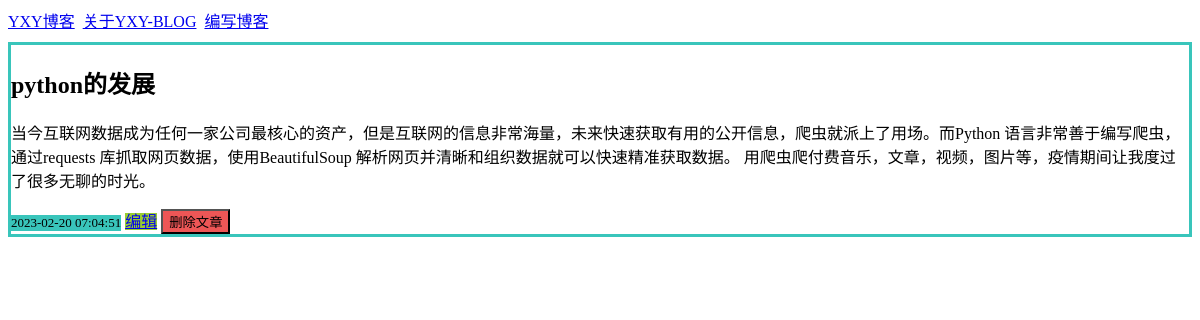
Page /blog/12 on the committed database.
### tables this page shows
CREATE TABLE blog (
    id INTEGER PRIMARY KEY AUTOINCREMENT,
    created TIMESTAMP NOT NULL DEFAULT CURRENT_TIMESTAMP,
    title TEXT NOT NULL,
    content TEXT NOT NULL
);

### app.py (the view)
@app.route('/blog/<int:blog_id>')
def blog(blog_id):
    blog = get_db_data_by_id(blog_id)
    return render_template('blog.html', blog=blog)

### app.py (called while the page is built)
def get_db_conn():
    conn = sqlite3.connect('./db/yxyblog.db')
    conn.row_factory = sqlite3.Row
    return conn

def get_db_data_by_id(blog_id):
    conn = get_db_conn()
    blog = conn.execute('select * from blog where id = ?',(blog_id, )).fetchone()
    return blog

### templates/blog.html
{% extends 'base.html' %}
{% block content %}
    <h2>{% block title %}{{ blog['title'] }}{% endblock %}</h2>
    <p>{{ blog['content'] }}</p>
    <div class="time">{{blog['created']}}</div>
    <a class="edit_btn" href="{{ url_for('edit', blog_id=blog['id']) }}">编辑</a>
    <form class="delete_form" action="{{url_for('delete',blog_id=blog['id'])}}" method="POST">
        <input class="delete_btn" type="submit" value="删除文章" onclick="return confirm('确定要删除吗？')"></input>
    </form>
{% endblock %}

### static/css/index.css (style rules this page uses)
.time { display: inline-block; font-size: 13px; background-color: #39c5bb; }
.edit_btn { background-color: yellowgreen; }
.delete_form { display: inline-block; }
.delete_btn { cursor: pointer; background-color: #ed5656; }

### rows in the picture
blog: title "python的发展", content "当今互联网数据成为任何一家公司最核心的资产，但是互联网的信息非常海量，未来快速获取有用的公开信息，爬虫就派上了用场。而Python 语言非常善于编写爬虫，通过requests 库抓取网页数据，使用BeautifulSoup 解析网页并清晰和组织数据就可以快速精准获取数据。 用爬虫爬付费音乐，文章，视频，图片等，疫情期间让我度过了很多无聊的时光。", created "2023-02-20 07:04:51"
